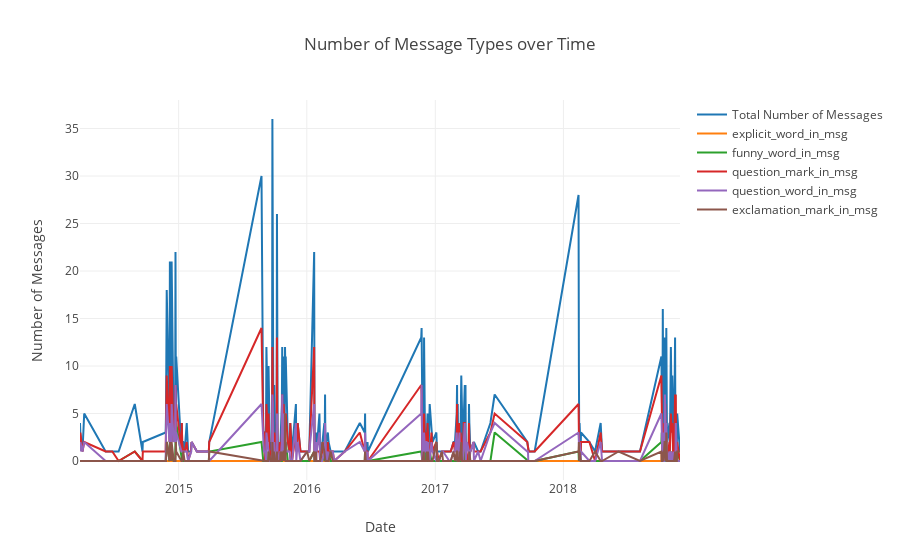

Notebook cell for this chart:
### Code cell
iplot(fig1)

### Figure 1 — Plotly figure (JSON) as saved in the notebook; plotly's stock layout.template omitted (floating-point values rounded to 4 significant figures; data arrays with more than 128 entries replaced by an {"elided": "..."} marker saying what was removed)
{"data": [{"name": "Total Number of Messages", "type": "scatter", "uid": "689642f8-ccc5-41f7-a6dc-dc9a4af5ed43", "x": {"elided": "214 str values"}, "y": {"elided": "214 int values"}}, {"name": "explicit_word_in_msg", "type": "scatter", "uid": "8b1389f4-c3aa-4fa0-bdb2-d4540ac614cb", "x": {"elided": "214 str values"}, "y": {"elided": "214 int values"}}, {"name": "funny_word_in_msg", "type": "scatter", "uid": "0ba4c0fe-dc8e-4deb-8d1c-39e6f44f31ec", "x": {"elided": "214 str values"}, "y": {"elided": "214 int values"}}, {"name": "question_mark_in_msg", "type": "scatter", "uid": "1dfc9568-507e-4a70-8a58-154124e1437c", "x": {"elided": "214 str values"}, "y": {"elided": "214 int values"}}, {"name": "question_word_in_msg", "type": "scatter", "uid": "099c85d3-eae6-4d10-8d1b-33684f15f9bf", "x": {"elided": "214 str values"}, "y": {"elided": "214 int values"}}, {"name": "exclamation_mark_in_msg", "type": "scatter", "uid": "2985aadd-c030-4000-b89f-ebfec18c4b87", "x": {"elided": "214 str values"}, "y": {"elided": "214 int values"}}], "layout": {"title": {"text": "Number of Message Types over Time"}, "xaxis": {"title": {"text": "Date"}}, "yaxis": {"title": {"text": "Number of Messages"}}}}
